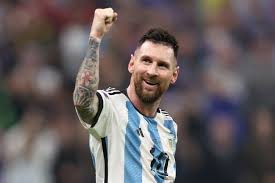
#> input picture model building/images_for_ml_model/images_dataset/lionel_messi/10006.jpg, 275 x 183 px; its folder holds only this picture in this run
$ python -i util.py   (imports and definitions only)
#> lines starting #> are read from the running program, lines starting #| are printed output that depends on the picture
import joblib
import json
import numpy as np
import base64
import cv2
from wavelet import w2d


class_name_to_number = {}
class_number_to_name = {}
model = None


def get_cv2_image_from_base64_string(b64str):
    '''
    credit: https://stackoverflow.com/questions/33754935/read-a-base-64-encoded-image-from-memory-using-opencv-python-library
    :param uri:
    :return:
    '''

    encoded_data = b64str.split(',')[1]
    nparr = np.frombuffer(base64.b64decode(encoded_data), np.uint8)
    img = cv2.imdecode(nparr, cv2.IMREAD_COLOR)

    return img

def get_cropped_image_if_2_eyes(image_base64_data):
    face_cascade = cv2.CascadeClassifier('./opencv/haarcascades/haarcascade_frontalface_default.xml')
    eye_cascade = cv2.CascadeClassifier('./opencv/haarcascades/haarcascade_eye.xml')


    img = get_cv2_image_from_base64_string(image_base64_data)


    gray = cv2.cvtColor(img, cv2.COLOR_BGR2GRAY)
    faces = face_cascade.detectMultiScale(gray, 1.3, 5)

    cropped_faces = []

    for (x,y,w,h) in faces:
        roi_gray = gray[y:y+h, x:x+w]
        roi_color = img[y:y+h, x:x+w]

        eyes = eye_cascade.detectMultiScale(roi_gray)


        if len(eyes) >= 2:
            cropped_faces.append(roi_color)

    return cropped_faces


def load_saved_artifacts():
    global class_name_to_number
    global class_number_to_name

    with open("./artifacts/class_dictionary.json", "r") as f:
        class_name_to_number = json.load(f)
        class_number_to_name = {v:k for k,v in class_name_to_number.items()}

    global model
    if model is None:
        with open('./artifacts/saved_model.pkl', 'rb') as f:
            model = joblib.load(f)


def classify_image(image_base64_data):
    if model is None:
        load_saved_artifacts()

    imgs = get_cropped_image_if_2_eyes(image_base64_data)

    result = []
    for img in imgs:
        scalled_raw_img = cv2.resize(img, (32, 32))
        img_har = w2d(img, 'db1', 5)

        scalled_img_har = cv2.resize(img_har, (32, 32))
        combined_img = np.vstack((scalled_raw_img.reshape(32 * 32 * 3, 1), scalled_img_har.reshape(32 * 32, 1)))

        len_image_array = 32*32*3 + 32*32

        final = combined_img.reshape(1,len_image_array).astype(float)

        result.append({
            'class': class_number_to_name[model.predict(final)[0]],
            'class_probability': np.around(model.predict_proba(final)*100,2).tolist()[0],
            'class_dictionary': class_name_to_number
        })

    return result

>>> import cv2
>>> picture = cv2.imread('../model building/images_for_ml_model/images_dataset/lionel_messi/10006.jpg', cv2.IMREAD_GRAYSCALE)
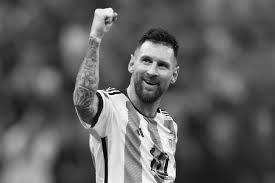
#> picture: shape (183, 275); min 0, max 255, mean 95.7
>>> result = classify_image(picture)
#> (reads server/artifacts/class_dictionary.json from the repository)
#> (reads server/artifacts/saved_model.pkl from the repository)
#> (the run stopped early here; a loop or call above may not have finished)
